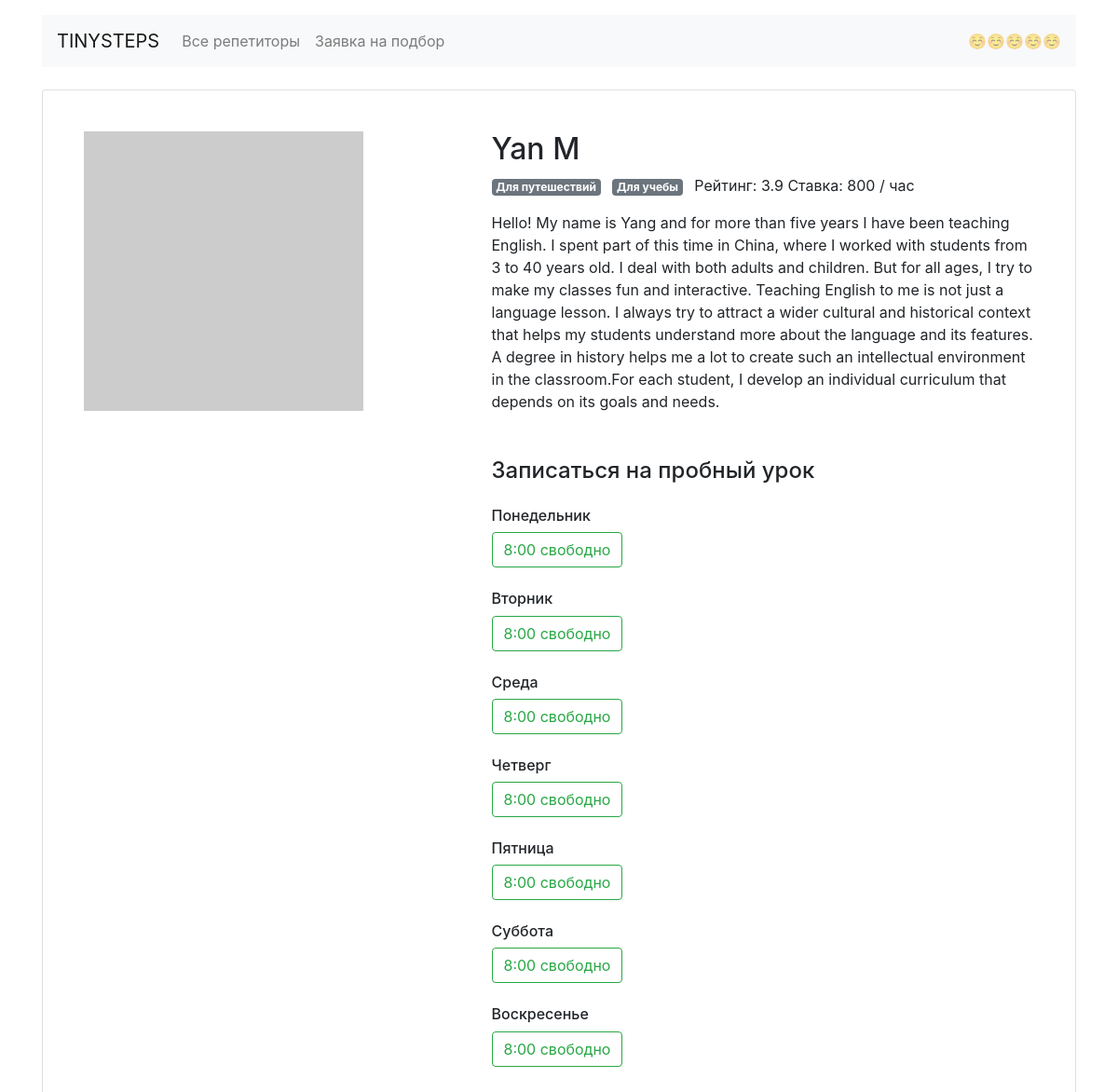
Page /profile/6 on the committed database.
### app.py (models this page shows)
class Teacher(db.Model):
    __tablename__ = "teachers"
    id = db.Column(db.Integer, primary_key=True)
    name = db.Column(db.String(100))
    about = db.Column(db.String)
    rating = db.Column(db.Float)
    picture =db.Column(db.String)
    price = db.Column(db.Integer)
    goals = db.Column(db.String)
    free = db.Column(db.String)
    bookings = db.relationship("Booking", back_populates="clientTeacher")

### app.py (the view)
@app.route('/profile/<id>')
def profile(id):
    teacher = db.session.query(Teacher).get(id)
    teacher.free = eval(teacher.free)
    return render_template('profile.html', goals_data=GOALS_DATA,
                            teacher=teacher,
                            weekdays=WEEKDAYS_NAMES
                            )

### templates/profile.html
{% extends 'base.html' %}
{% block container %}
    <div class="card my-4 mx-auto">
      <div class="card-body m-2 m-md-4">
        <article class="row">
          <div class="col-5"><img src="{{ teacher.picture }}" class="img-fluid" alt=""></div>
          <div class="col-7">
            <section class="teacher=info">
              <h1 class="h2">{{ teacher.name }}</h1>
              <p>
                  {% for goal_id in teacher.goals.split(',') %}
                    <span class="badge badge-secondary mr-2">
                      {{ goals_data[goal_id].value }}
                    </span>
                  {% endfor %}
                Рейтинг: {{ teacher.rating }} Ставка: {{ teacher.price }} / час
              </p>
              <p>{{ teacher.about }}</p>
            </section>
            <section class="available">
              <h4 class="mb-4 mt-5">Записаться на пробный урок</h4>
              {% for day, timetable in teacher["free"].items() %}
                <h6 class="mt-4">{{ weekdays[day] }}</h6>
                {% for time, free in timetable.items() %}
                  {% if free %}
                    <a href="/booking/{{ teacher.id }}/{{ day }}/{{ time|replace(':','-') }}" class="btn btn-outline-success mr-2">{{ time }} свободно</a>
                  {% endif %}
                {% endfor %}
              {% endfor %}
            </section>
          </div>
        </article>
      </div>
    </div>
{% endblock %}

### rows in the picture
Teacher: name "Yan M", rating "3.9", price "800", about "Hello! My name is Yang and for more than five years I have been teaching English. I spent part of this time in China, where I worked with students from 3 to 40 years old. I deal with both adults and children. But for all ages, I try to make my classes fun and interactive. Teaching English to me is not just a language lesson. I always try to attract a wider cultural and historical context that helps my students understand more about the language and its features. A degree in history helps me a lot to create such an intellectual environment in the classroom.For each student, I develop an individual curriculum that depends on its goals and needs."

### other values in the picture
{{ goals_data[goal_id].value }} "Для путешествий" "Для учебы"
{{ weekdays[day] }} "Понедельник" "Вторник" "Среда" "Четверг" "Пятница" "Суббота" "Воскресенье"
{{ time }} "8:00" "8:00" "8:00" "8:00" "8:00" "8:00" "8:00"
